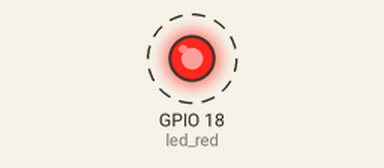
Recording of a program running on a simulated Raspberry Pi (BCM pin numbers). Shown: output pins drawn as LEDs (lit = HIGH). Dashed ring = blinking. What the program prints to the terminal is not drawn.

Above: at 0.5 s.
Timing chart, 0 to 4.6 s (numbered marks = the images above):
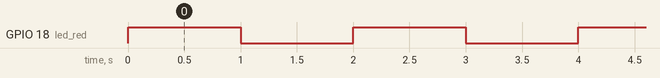

The program:

LED_blink.py
```python
import RPi.GPIO as GPIO
import time

led_red = 18

GPIO.setmode(GPIO.BCM) #use BCM numbers
GPIO.setup(led_red,GPIO.OUT) #set the led_red OUTPUT mode
GPIO.output(led_red,GPIO.LOW) #make led_red LOW level

while True:
    GPIO.output(led_red,GPIO.HIGH) #turn on led_red
    print("Red LED is ON")
    time.sleep(1)
    GPIO.output(led_red,GPIO.LOW) #turn off led_red
    print("Red LED is OFF")
    time.sleep(1)

GPIO.cleanup() #release all GPIO
```

Measured:
- by itself, GPIO 18 (led_red): alternates HIGH for 1.0 s and LOW for 1.0 s
